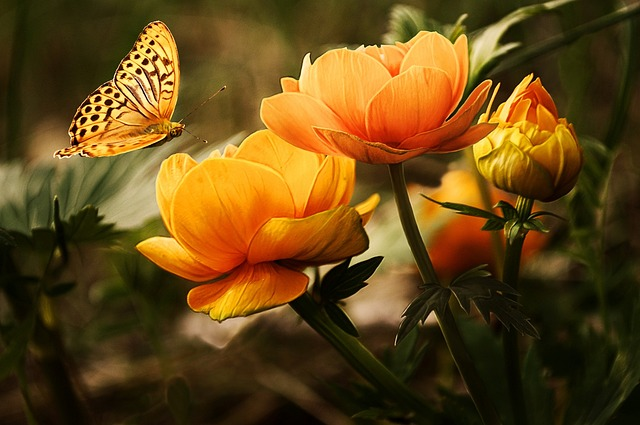
#> input picture DigitalImageAndSpeechProcessing/new.jpg, 640 x 425 px
$ python 1_HistLowHighFilter.py
#> lines starting #> are read from the running program, lines starting #| are printed output that depends on the picture
import cv2
import matplotlib.pyplot as plt
import numpy as np

image='new.jpg'
inputImage=cv2.imread(image,cv2.IMREAD_GRAYSCALE)
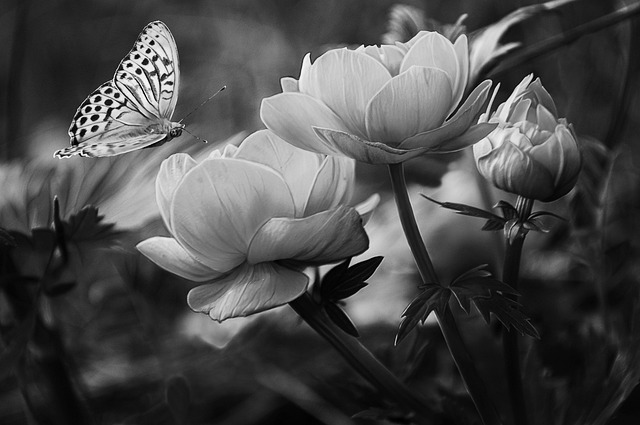
#> inputImage: shape (425, 640); min 0, max 255, mean 74.8
hist=cv2.calcHist([inputImage],[0],None,[256],[0,256])
#> hist = 256 values, max 3909 at index 32, min 2 at index 255, mean 1062.5


# low pass filter
lowPass=cv2.GaussianBlur(inputImage,(3,3),0)

#High pass filter
kernal=np.array([[-1,-1,-1],[-1,9,-1],[-1,-1,-1]])
highPass=cv2.filter2D(inputImage,-1,kernal)
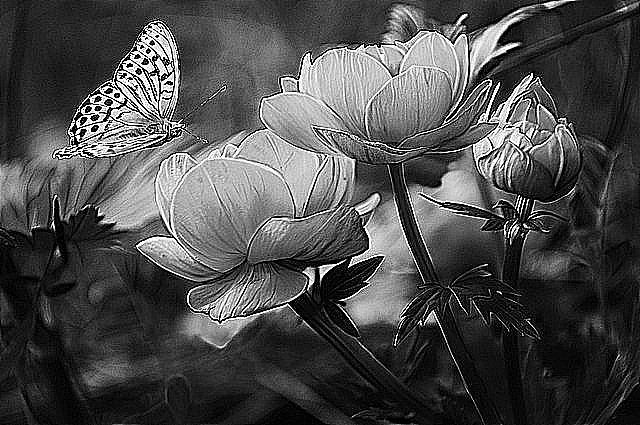
#> highPass: shape (425, 640); min 0, max 255, mean 75.2

plt.figure(figsize=(12,10))

plt.subplot(221)
plt.xlabel('Pixels')
plt.ylabel('Frequency')
plt.plot(hist)

plt.subplot(222)
plt.imshow(inputImage,cmap='gray')
plt.axis('off')
plt.title('Orginal Image')

plt.subplot(223)
plt.imshow(lowPass,cmap='gray')
plt.axis('off')
plt.title('Low Pass Filtered Image')

plt.subplot(224)
plt.imshow(highPass,cmap='gray')
plt.title('High Pass Filtered Image')
plt.axis('off')
plt.tight_layout()
plt.show()
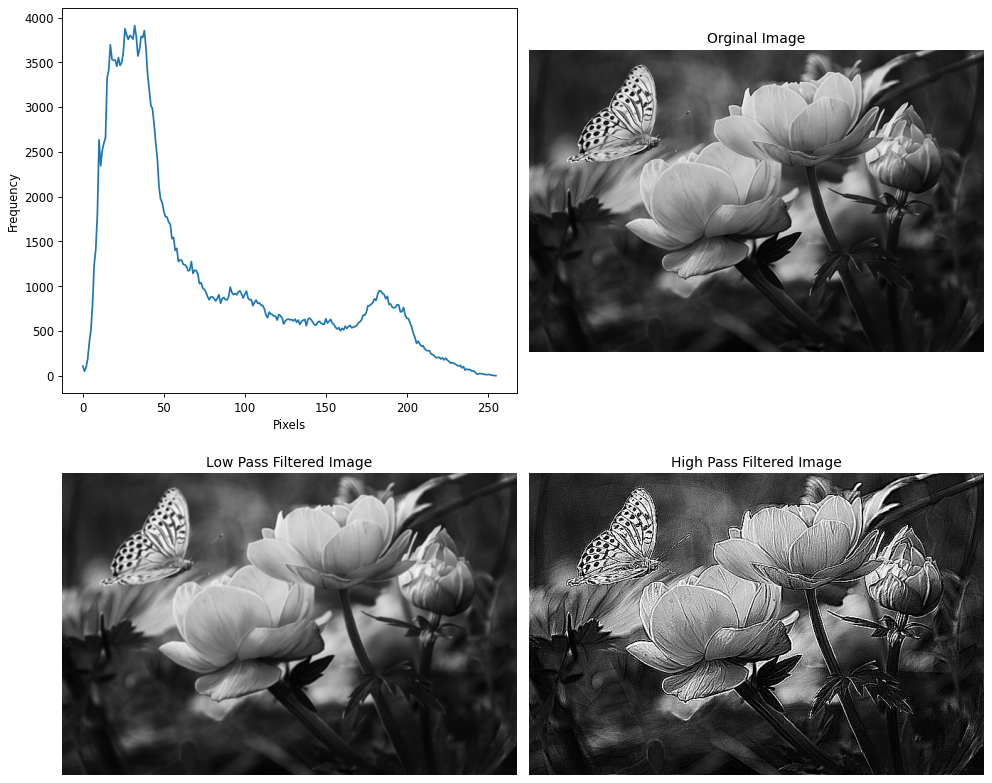
#> figure drawn by matplotlib, 4 panels; panel 1: curve peaks at x = 32, y = 3909

$ run again, with DigitalImageAndSpeechProcessing/cat.jpg copied over DigitalImageAndSpeechProcessing/new.jpg
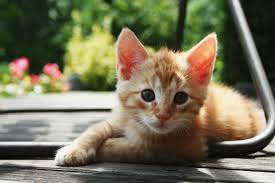
#> input picture DigitalImageAndSpeechProcessing/cat.jpg, 275 x 183 px
#> `inputImage=cv2.imread(image,cv2.IMREAD_GRAYSCALE)`:
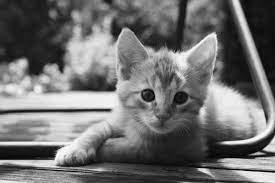
#> inputImage: shape (183, 275); min 0, max 255, mean 112.3
#> hist = 256 values, max 601 at index 33, min 3 at index 254, mean 196.6
#> `plt.show()`:
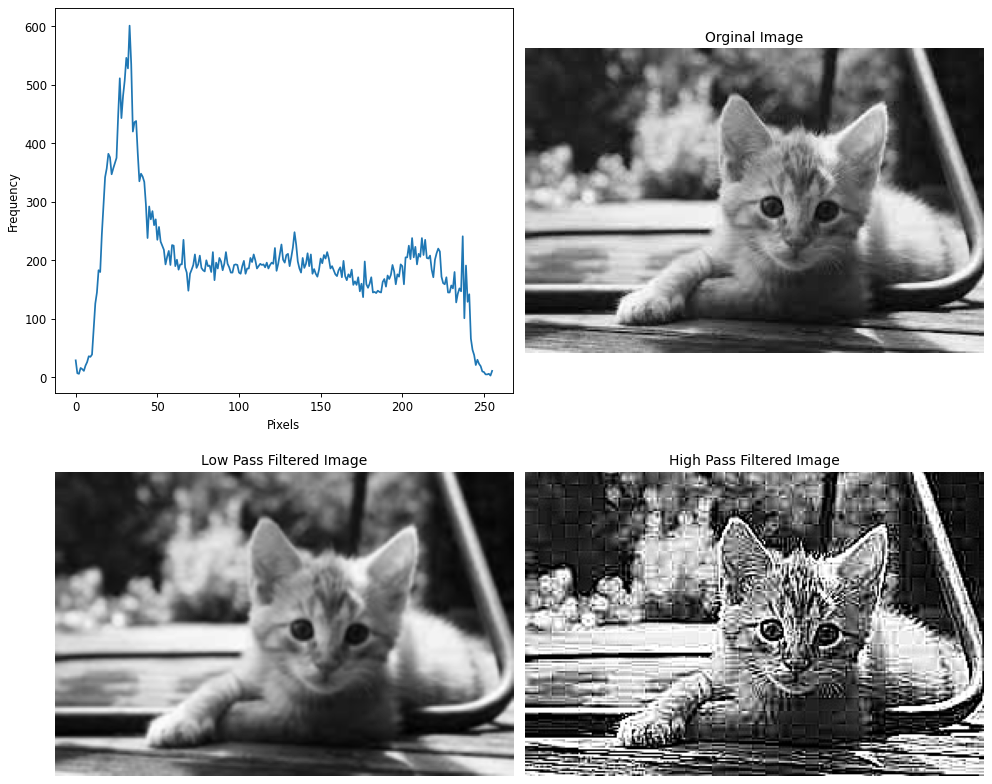
#> figure drawn by matplotlib, 4 panels; panel 1: curve peaks at x = 33, y = 601
